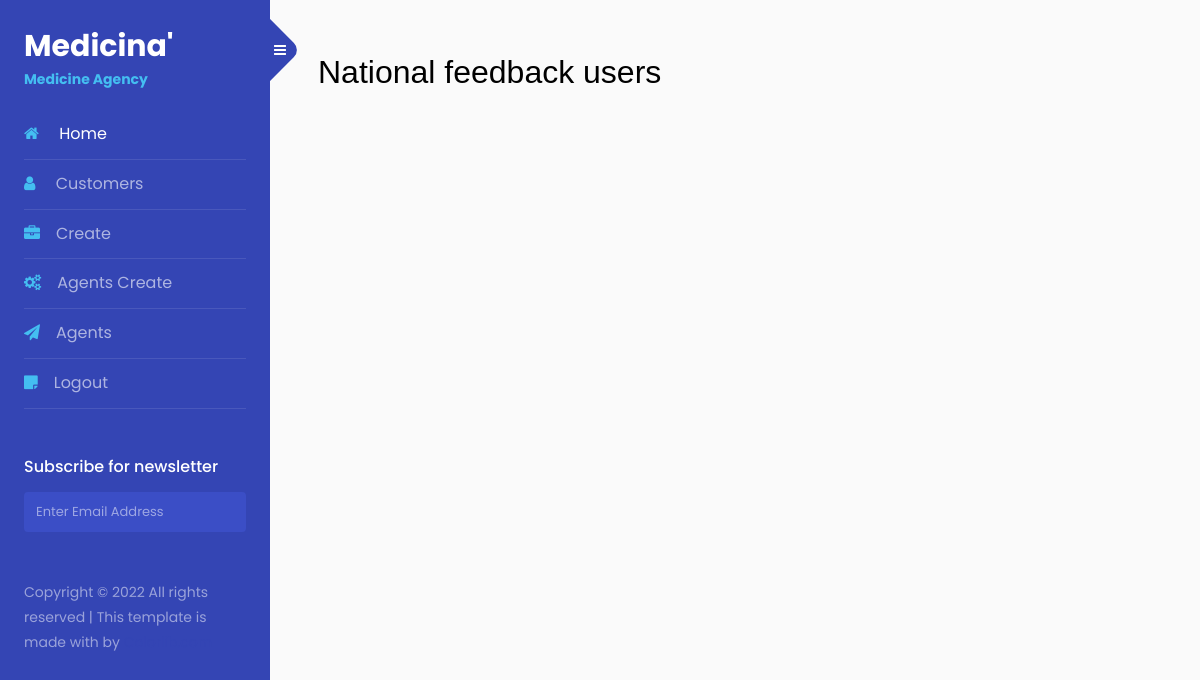
The app's page /customers/ (signed in), older data.
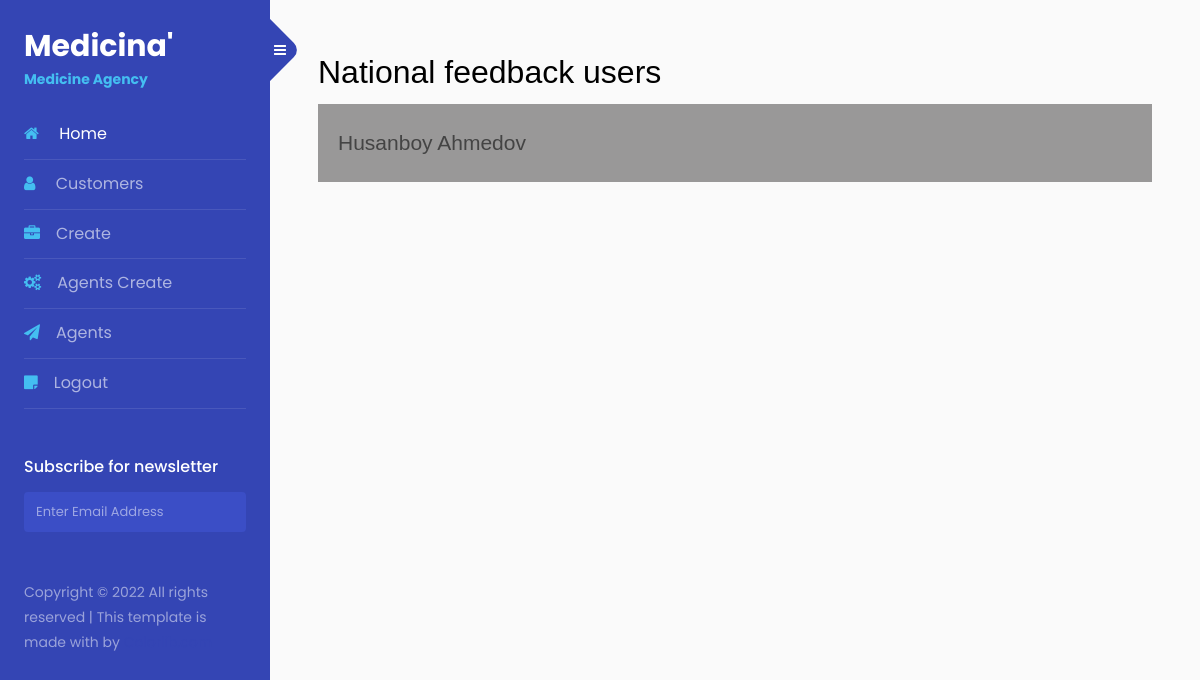
The same page, newer data.
### records_feed/models.py (models this page shows, shortened)
class Setter(models.Model):
    class Meta:
        verbose_name = "Setter"
        verbose_name_plural = "Feedback users"
    name = models.CharField(max_length=100)
    last_name = models.CharField(max_length=100)
    email = models.EmailField()
    message = models.CharField(max_length=500)
    contact_number = models.CharField(max_length=30)
    agent = models.ForeignKey("Agent", on_delete=models.CASCADE)

### records_feed/views.py (the view)
# urls.py: path('customers/', FeedbackUsers.as_view(), name='customers'),
class FeedbackUsers(LoginRequiredMixin, ListView):
    template_name = 'feedback_users.html'
    queryset = models.Setter.objects.all()
    context_object_name = 'setters'

### front_med/feedback_users.html (shortened to what this page needs)
{% extends 'base.html' %}
{% block content %}
    <div class="feedback">
      <h2 style="font-family: sans-serif">National feedback users</h2>
      {% for setter in setters %}
      <a href="/{{ setter.pk }}/"
        >{{ setter.name }} {{ setter.last_name }} {{ setter.country }}</a
      >
      {% endfor %}
    </div>
{% endblock content %}

Row changes from the older to the newer data that the page shows:
added Setter: name "Husanboy", last_name "Ahmedov"
